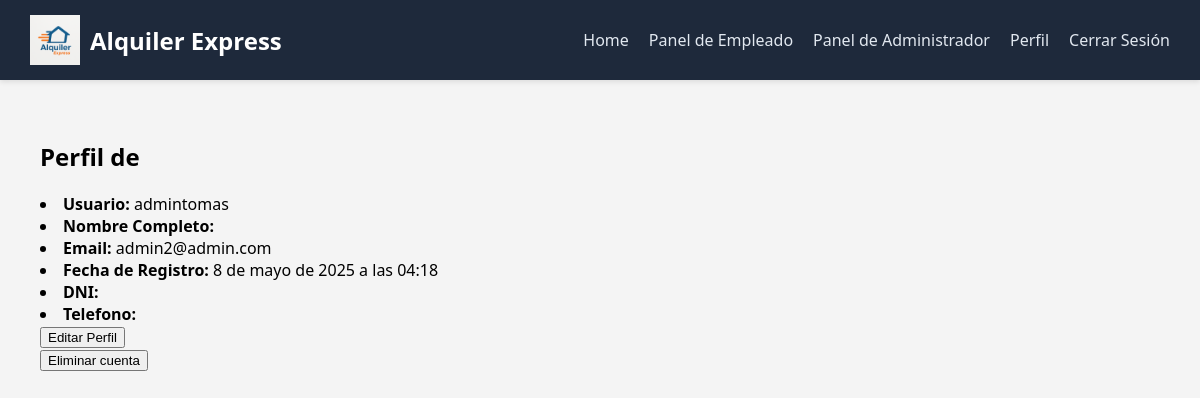
The page /usuarios/perfil/ (signed in) on the database as committed earlier.
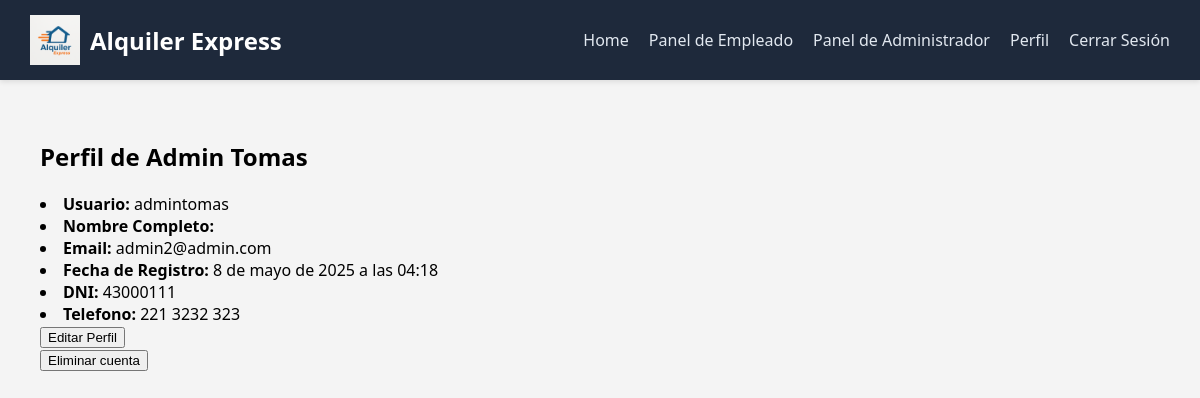
The same page on the database as committed later.
### gestion_usuarios/models.py (models this page shows, shortened)
class Usuario(AbstractUser):
    dni = models.CharField(max_length=10, unique=True)
    telefono = models.CharField(max_length=20)

### gestion_usuarios/views.py (the view)
# urls.py: path('perfil/', views.ver_perfil, name='perfil_usuario'),
@login_required
def ver_perfil(request):
     if request.method == 'POST' and 'eliminar_cuenta' in request.POST:
         request.user.delete()
         logout(request)
         return redirect('home')
         messages.success(request, 'Tu cuenta fue eliminada exitosamente.')
     return render(request, 'gestion_usuarios/perfil.html', {'usuario': request.user})

### templates/gestion_usuarios/perfil.html (shortened to what this page needs)
{% extends 'base.html' %}
{% load static %}
{% block content %}
<div class="perfil-container">
    <h2>Perfil de {{ usuario.first_name }}</h2>
    <li><strong>Usuario:</strong> {{ usuario.username }}</li>
    <li><strong>Nombre Completo:</strong> {{ usurio.first_name}}</li>
    <li><strong>Email:</strong> {{ usuario.email }}</li>
    <li><strong>Fecha de Registro:</strong> {{ usuario.date_joined }}</li>
    <li><strong>DNI:</strong> {{ usuario.dni}}</li>
    <li><strong>Telefono:</strong> {{ usuario.telefono}}</li>
</div>
<a href="{% url 'editar_perfil' %}">
    <button>Editar Perfil</button>
</a>
<form method="post" onsubmit="return confirm('¿Estás seguro de que querés eliminar tu cuenta? Esta acción no se puede deshacer.')">
    <button>Eliminar cuenta</button>
</form>
{% endblock %}

Rows that differ between the two databases and show on the page:
changed Usuario "admintomas": first_name (not shown) → "Admin Tomas"; dni (not shown) → "43000111"; telefono (not shown) → "221 3232 323"
